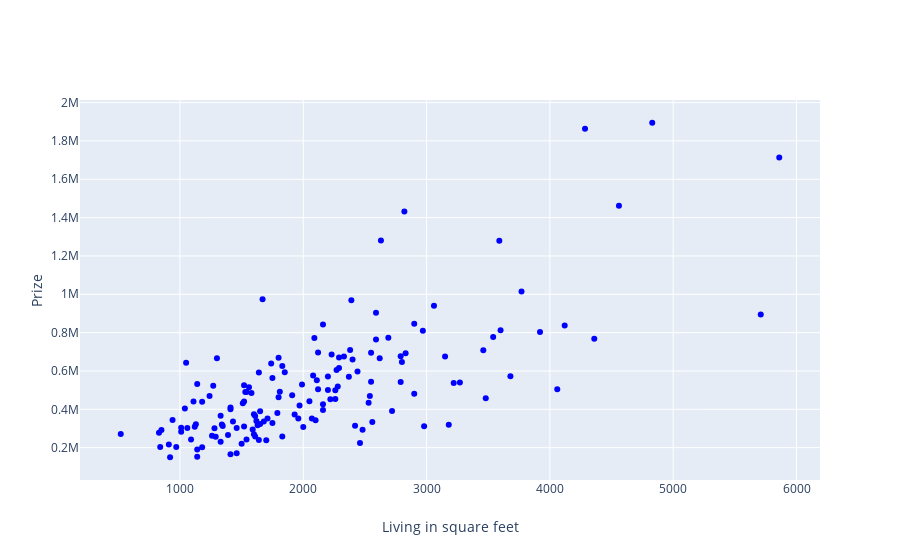
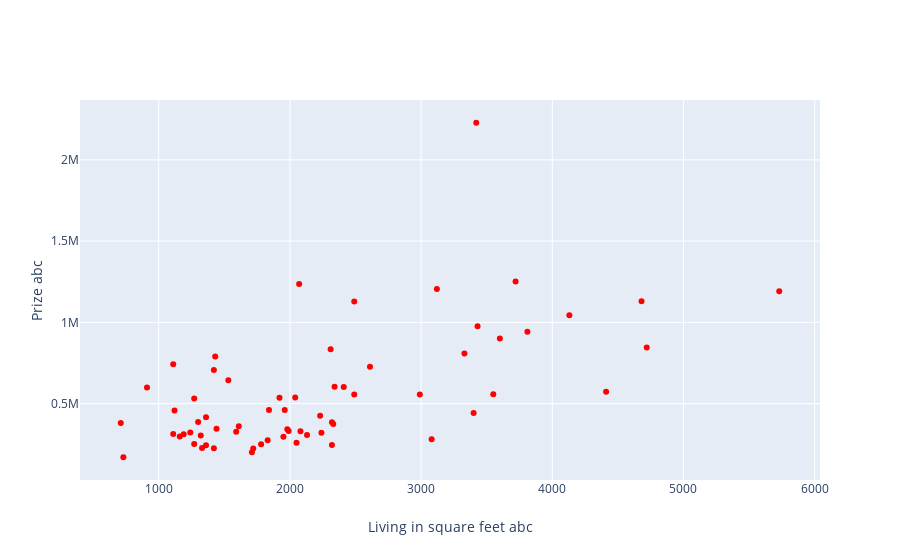

Write notebook code for charts like these, in order.
### Code cell
# Solution (Punto 4)

mTrain = len(xTrain)
mTest = len(xTest)

xTest = np.reshape(xTest,(len(xTest),1))
yhatTrain=linRegr.predict(xTrain)
yhatTest=linRegr.predict(xTest)
data = [
    go.Scatter(x=xTrain[:,0], y=yTrain-yhatTrain, mode="markers", name="data",line = {'color': 'blue'}),
]
layout = go.Layout(
    xaxis = dict(title="Living in square feet"),
    yaxis = dict(title="Prize")
)
fig = go.Figure(data, layout)
py.iplot(fig)
data1 = [
    go.Scatter(x=xTest[:,0], y=yTest-yhatTest, mode="markers", name="data",line = {'color': 'red'}),
]
layout1 = go.Layout(
    xaxis = dict(title="Living in square feet abc"),
    yaxis = dict(title="Prize abc")
)
fig1 = go.Figure(data1, layout1)
py.iplot(fig1)

### Figure 1 — Plotly figure (JSON) as saved in the notebook; plotly's stock layout.template omitted (floating-point values rounded to 4 significant figures; data arrays with more than 128 entries replaced by an {"elided": "..."} marker saying what was removed)
{"data": [{"line": {"color": "blue"}, "mode": "markers", "name": "data", "type": "scatter", "x": {"elided": "151 int values"}, "y": {"elided": "151 float values"}}], "layout": {"xaxis": {"title": {"text": "Living in square feet"}}, "yaxis": {"title": {"text": "Prize"}}}}

### Figure 2 — Plotly figure (JSON) as saved in the notebook; plotly's stock layout.template omitted (floating-point values rounded to 4 significant figures)
{"data": [{"line": {"color": "red"}, "mode": "markers", "name": "data", "type": "scatter", "x": [2130, 2230, 3720, 3400, 4130, 1330, 1840, 2310, 1190, 2490, 1320, 1360, 1420, 910, 3120, 1110, 1720, 1440, 2990, 3080, 730, 4410, 5730, 1920, 4680, 2330, 1610, 1430, 1360, 1590, 2610, 4720, 1420, 3810, 2240, 2080, 3430, 2410, 2050, 3330, 1830, 3550, 710, 2070, 2490, 1270, 1950, 2320, 1980, 1240, 3420, 1160, 1530, 2340, 2040, 1110, 1960, 3600, 1780, 2320, 1120, 1710, 1300, 1990, 1270], "y": [306500.0, 425800.0, 1252000.0, 442700.0, 1044000.0, 227200.0, 461000.0, 835400.0, 312200.0, 556700.0, 304400.0, 416200.0, 225800.0, 599000.0, 1205000.0, 312700.0, 223900.0, 345700.0, 556200.0, 280600.0, 170000.0, 572400.0, 1192000.0, 536700.0, 1131000.0, 375200.0, 360700.0, 790800.0, 244400.0, 326800.0, 727200.0, 845500.0, 706800.0, 942100.0, 321300.0, 329300.0, 975500.0, 602700.0, 259900.0, 809100.0, 275000.0, 557700.0, 380400.0, 1237000.0, 1129000.0, 531700.0, 296600.0, 245300.0, 342400.0, 322900.0, 2229000.0, 298400.0, 644100.0, 603200.0, 538000.0, 742700.0, 461500.0, 901400.0, 249600.0, 385300.0, 457700.0, 200000.0, 387600.0, 332300.0, 251700.0]}], "layout": {"xaxis": {"title": {"text": "Living in square feet abc"}}, "yaxis": {"title": {"text": "Prize abc"}}}}
